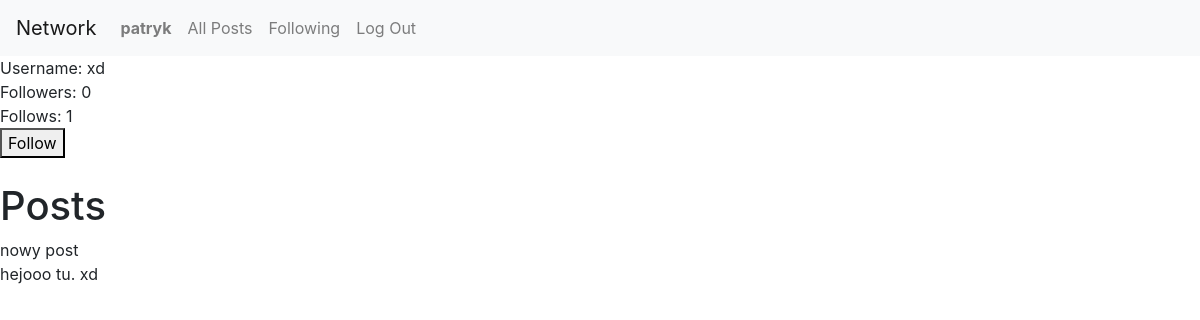
The app's page /profile/1 (signed in) with its own data.
### network/models.py (models this page shows)
class User(AbstractUser):
    followers = models.ManyToManyField('self', symmetrical=False, related_name='following', default=0)

class Post(models.Model):
    user = models.ForeignKey(User,on_delete=models.CASCADE)
    post = models.TextField(max_length=256)
    timestamp = models.DateTimeField(auto_now_add=True)
    likes = models.IntegerField(default=0)

### network/views.py (the view)
# urls.py: path("profile/<int:user_id>", views.profile_view, name="profile_view"),
def profile_view(request, user_id):
    creator = User.objects.get(id=user_id)
    follow = ''
    if request.user.is_authenticated:
        if creator.followers.filter(id=request.user.id):
            follow = 'Unfollow'
        else:
            follow = 'Follow'
    return render(request, 'network/profile.html',{
        'creator': creator,
        'creator_id': user_id,
        'follow': follow,
        'posts': Post.objects.filter(user=creator)
    })

### network/templates/network/profile.html (shortened to what this page needs)
{% extends "network/layout.html" %}
{% block body %}
    Username: {{creator.username}}
    <br>
    Followers: {{creator.followers.all|length}}
    <br>
    Follows: {{creator.following.all|length}}
    <br>
    {% if user.is_authenticated %}
        {% if not user.id == creator.id %}
        <form action="" method="POST">
            <button type="submit" name="follow">{{ follow }}</button>
        </form>
        {% endif %}
    {% endif %}
    <br>
    <h1>Posts</h1>
    {% for post in posts|dictsortreversed:'id' %}
        {{post.post}}
        <br>
    {% endfor %}
{% endblock %}

### network/templates/network/layout.html (shortened to what this page needs)
{% load static %}
<!DOCTYPE html>
<html lang="en">
    <head>
        <link rel="stylesheet" href="https://stackpath.bootstrapcdn.com/bootstrap/4.4.1/css/bootstrap.min.css">
        <link href="{% static 'network/styles.css' %}" rel="stylesheet">
    </head>
    <body>
        <nav class="navbar navbar-expand-lg navbar-light bg-light">
            <a class="navbar-brand" href="{% url 'index' %}">Network</a>
            <div>
              <ul class="navbar-nav mr-auto">
                {% if user.is_authenticated %}
                    <li class="nav-item">
                        <a class="nav-link" href="{% url 'profile_view' user.id %}"><strong>{{ user.username }}</strong></a>
                    </li>
                {% endif %}
                <li class="nav-item">
                  <a class="nav-link" href="{% url 'index' %}">All Posts</a>
                </li>
                {% if user.is_authenticated %}
                    <li class="nav-item">
                        <a class="nav-link" href="{% url 'following' %}">Following</a>
                    </li>
                    <li class="nav-item">
                        <a class="nav-link" href="{% url 'logout' %}">Log Out</a>
                    </li>
                {% endif %}
              </ul>
            </div>
          </nav>
        <div class="body">
            {% block body %}
            {% endblock %}
        </div>
    </body>
</html>

### records on screen
User: username "patryk"
User: username "xd", followers.all|length "0", following.all|length "1"
Post: post "nowy post"
Post: post "hejooo tu. xd"

### other values on screen
{{ follow }} "Follow"
